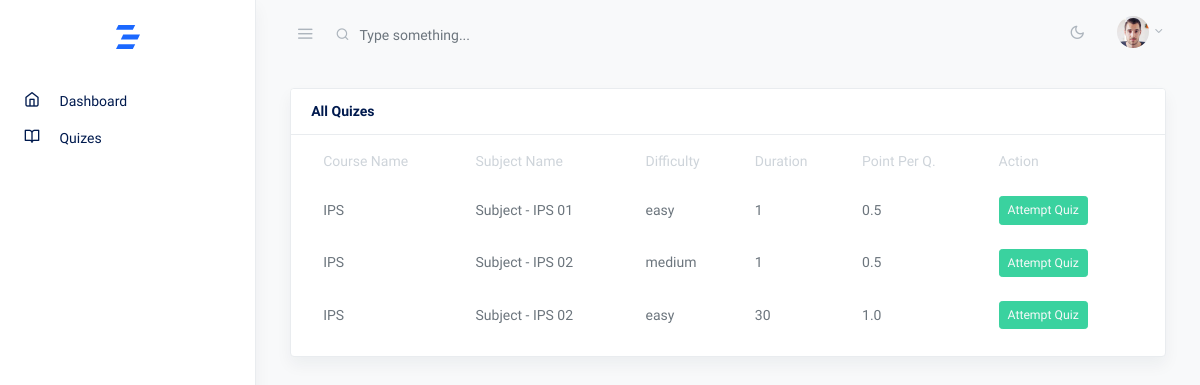
/quizes/ (signed in), run on an earlier commit of the app's database.
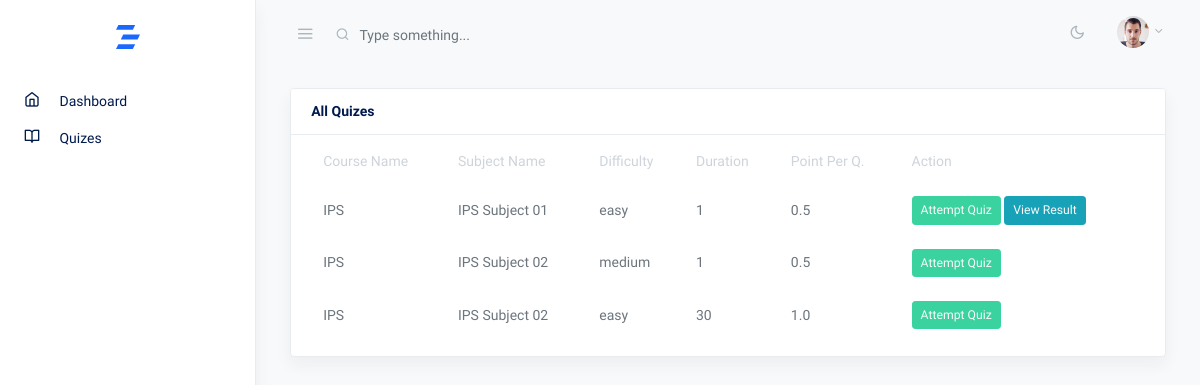
And on a later commit of the database.
### course/models.py (models this page shows, shortened)
class QuestionPattern(models.Model):
    TIER_CHOICES = [
        ('easy', 'Easy'),
        ('medium', 'Medium'),
        ('hard', 'Hard'),
    ]
    subject = models.ForeignKey(Subject, on_delete=models.CASCADE)
    tier = models.CharField(max_length=10, choices=TIER_CHOICES)
    exam_duration = models.PositiveIntegerField(default=30)
    points = models.FloatField(default=1.0, verbose_name="Points for each Question")
    random_serve = models.BooleanField(default=False)
    is_featured = models.BooleanField(default=False)
    total_questions_served = models.PositiveIntegerField(default=0, verbose_name="Total Questions Served")
    class Meta:
        verbose_name = "Question Pattern"
        verbose_name_plural = "  Question Patterns"

class Subject(models.Model):
    course = models.ForeignKey(Course, on_delete=models.CASCADE)
    name = models.CharField(max_length=100)
    is_active = models.BooleanField(default=True)
    class Meta:
        verbose_name = "Subject"
        verbose_name_plural = "   Subjects"

class Course(models.Model):
    name = models.CharField(max_length=100)
    slug = models.SlugField(unique=True)
    status = models.BooleanField(default=True)
    class Meta:
        verbose_name = "Course"
        verbose_name_plural = "    Courses"

### core/views.py (the view)
# urls.py: path('quizes/', views.quizes, name='quizes'),
@login_required
def quizes(request):
    user = request.user
    user_course = request.user.course
    quizzes = QuestionPattern.objects.filter(subject__course=user_course).select_related('subject__course').all()
    participation_status = {}
    attempt_ids = {}
    is_all_correct = {}
    for quiz in quizzes:
        attempt = UserAttempt.objects.filter(user=user, question=quiz).first()
        if attempt:
            participation_status[quiz.id] = True
            attempt_ids[quiz.id] = attempt.id
            is_all_correct[quiz.id] = attempt.is_correct
        else:
            participation_status[quiz.id] = False
    return render(request, 'user/quizes.html', {
        'quizzes': quizzes, 'participation_status': participation_status,
        'attempt_ids': attempt_ids,
        'is_all_correct': is_all_correct
        }
    )

### core/custom_filters.py (called while the page is built)
@register.filter(name='get_value')
def get_value(dictionary, key):
    return dictionary.get(key, False)

@register.filter
def get_item(dictionary, key):
    return dictionary.get(key)

### templates/user/quizes.html (shortened to what this page needs)
{% extends 'user/assets/base.html' %}
{% load custom_filters %}
{% block content %}
<div class="container-fluid">
    <div class="row justify-content-center">
      <div class="col-12">
        <div class="row">
            <div class="col-md-12">
              <div class="card shadow eq-card">
                <div class="card-header">
                  <strong class="card-title">All Quizes</strong>
                </div>
                <div class="card-body">
                  <table class="table table-hover table-borderless table-striped mt-n3 mb-n1">
                    <thead>
                      <tr>
                        <th>Course Name</th>
                        <th>Subject Name</th>
                        <th>Difficulty</th>
                        <th>Duration</th>
                        <th>Point Per Q.</th>
                        <th>Action</th>
                      </tr>
                    </thead>
                    <tbody>
                        {% for quiz in quizzes %}
                        <tr>
                            <td>{{ quiz.subject.course.name }}</td>
                            <td>{{ quiz.subject.name }}</td>
                            <td>{{ quiz.tier }}</td>
                            <td>{{ quiz.exam_duration }}</td>
                            <td>{{ quiz.points }}</td>
                            <td>
                              {% if participation_status|get_value:quiz.id %}
                                {% if not is_all_correct|get_value:quiz.id %}
                                  <button class="btn btn-success btn-sm text-light" type="button" data-toggle="modal" data-target="#verticalModal_{{forloop.counter}}">Attempt Quiz</button>
                                  <a href="{% url 'core:attempt_answer' user_attempt_id=attempt_ids|get_item:quiz.id %}">
                                    <button class="btn btn-info btn-sm text-light" type="button">View Result</button>
                                  </a>
                                {% else %}
                                  {% if attempt_ids|get_item:quiz.id %}
                                      <a href="{% url 'core:attempt_answer' user_attempt_id=attempt_ids|get_item:quiz.id %}">
                                          <button class="btn btn-info btn-sm text-light" type="button">View Result</button>
                                      </a>
                                  {% endif %}
                                {% endif %}
                              {% else %}
                                <button class="btn btn-success btn-sm text-light" type="button" data-toggle="modal" data-target="#verticalModal_{{forloop.counter}}">Attempt Quiz</button>
                              {% endif %}
                            </td>
                        </tr>
                        {% endfor %}
                    </tbody>
                  </table>
                </div>
              </div>
            </div>
          </div>
      </div>
    </div>
  </div>
{% endblock %}

What changed in the data, as far as the page shows it:
changed through a linked row, QuestionPattern: subject.name "Subject - IPS 01" → "IPS Subject 01"; now shows "View Result"
changed through a linked row, QuestionPattern "medium": subject.name "Subject - IPS 02" → "IPS Subject 02"
changed through a linked row, QuestionPattern (number 3 of 3 on the later page): subject.name "Subject - IPS 02" → "IPS Subject 02"
